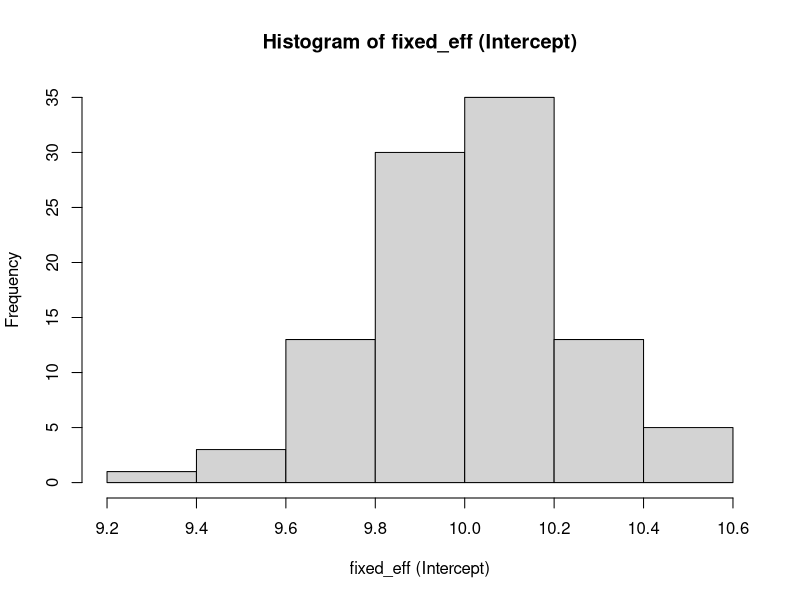
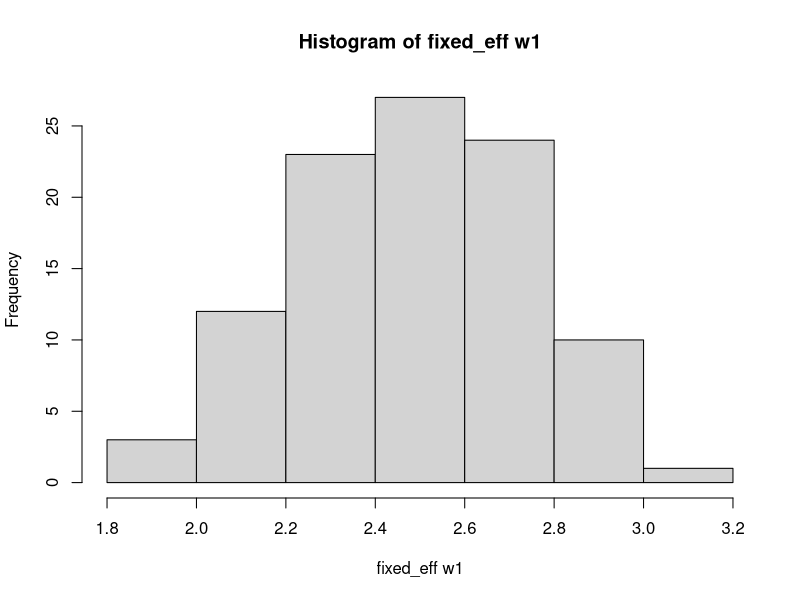
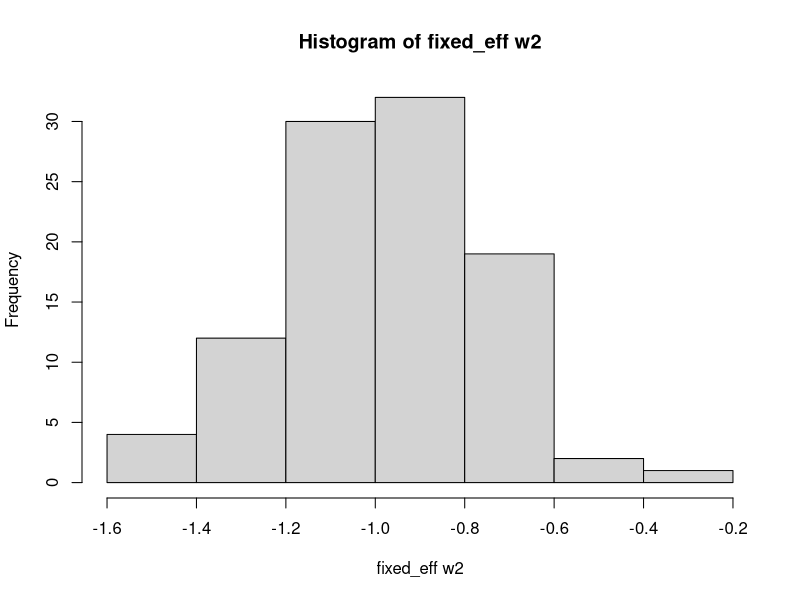
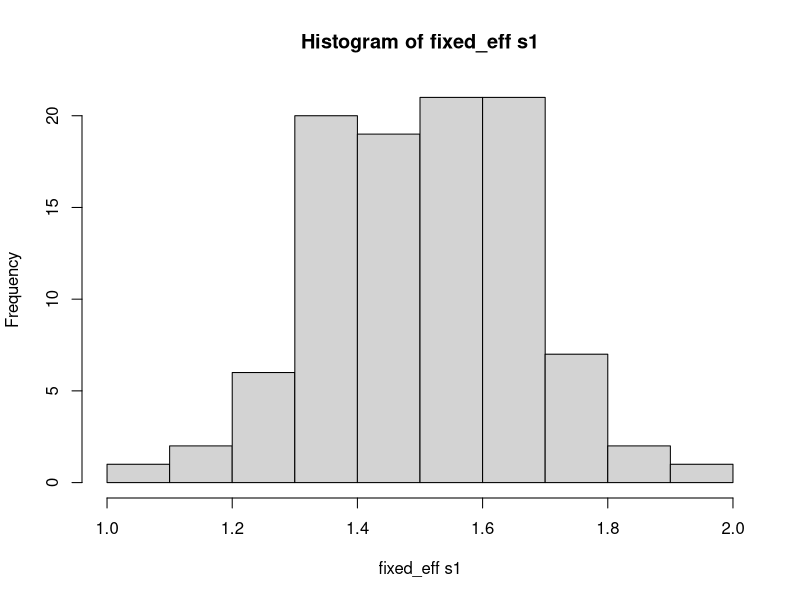
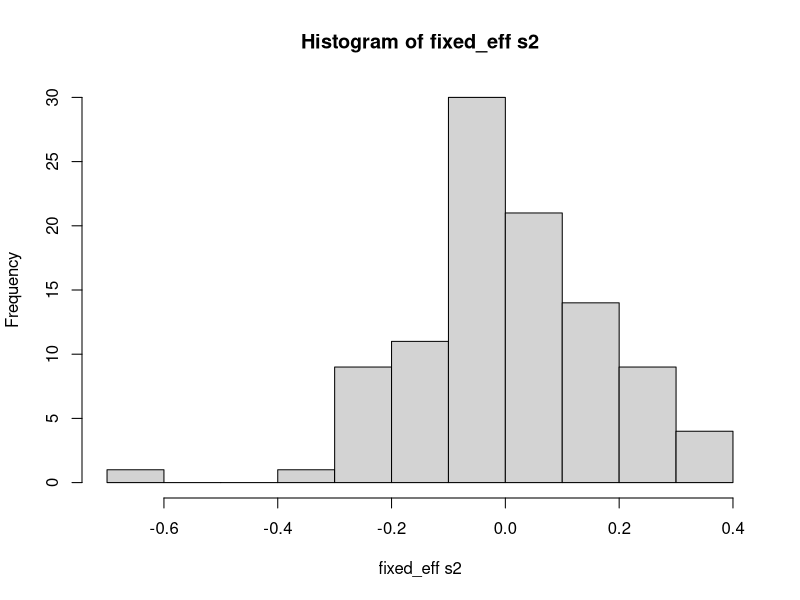
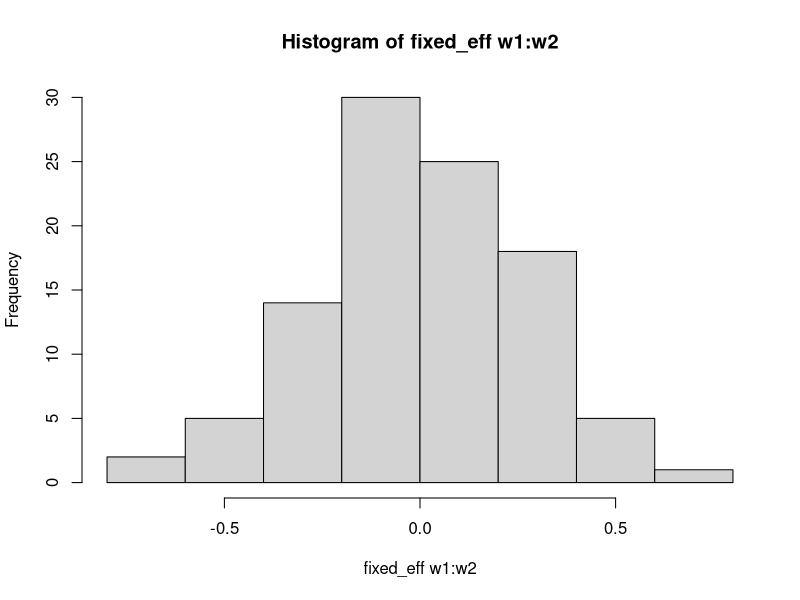
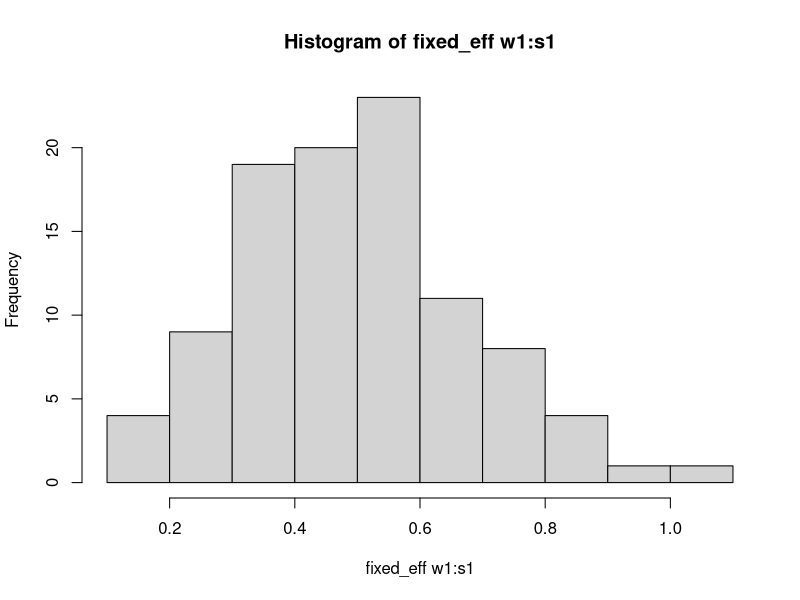
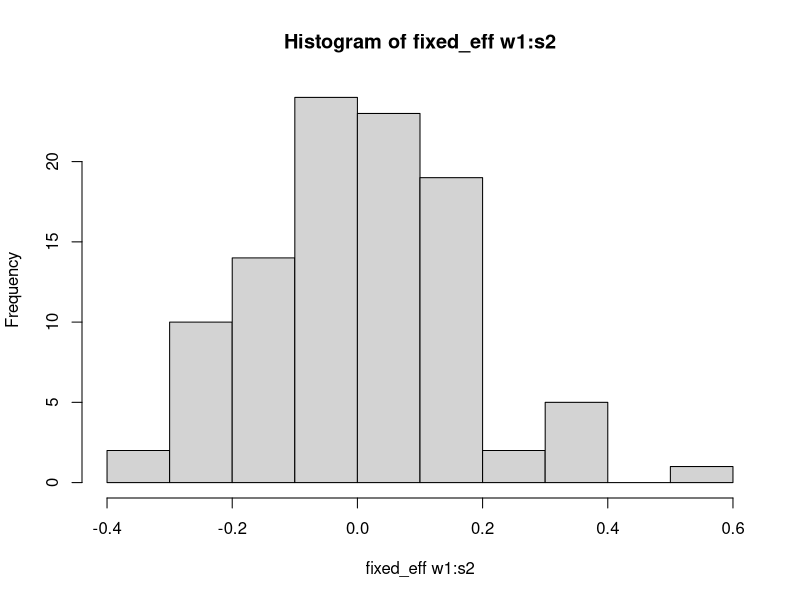

Recreate these plots in R, in order.
## ---- chunk 1
knitr::opts_chunk$set(echo = TRUE)
## ---- chunk 2

HTC <- 2
ETC <- 2
r <- 2
nsim <- 100

# Create the factors for the Design Matrix
w_names <- paste0("w", 1:HTC)
s_names <- paste0("s", 1:ETC)

# Create list of w and s variables
combined_list <- c(
  setNames(replicate(ETC, c(-1, 1), simplify = FALSE), s_names),
  setNames(replicate(HTC, c(-1, 1), simplify = FALSE), w_names)
)

# Create data frame of all combinations of w and s
df <- expand.grid(combined_list) #base experimental design
df_rep <- df[rep(seq_len(nrow(df)), r), ] #replicated experimental design
row.names(df_rep) <- NULL #make the row count sequential

# Build the formula for linear and interaction terms (no quadratic)
linear_terms <- c(w_names, s_names)
fo <- as.formula(
  paste("~ (", paste(linear_terms, collapse = " + "), ")^2")
)

# Create the model matrix
X <- model.matrix(fo, data = df_rep)
colnames(X)[1] <- '0'

## ---- chunk 3

library(lmerTest)

sigma2_W <- 0.2
sigma2_S <- 1

set.seed(1)
  dl <- as.factor(rep(seq(1, r*2^HTC), each = 2^ETC))  
    
  fixed_effect_names <- paste0("beta", colnames(X))
  
  # beta <- setNames(rnorm(length(fixed_effect_names)),
  # fixed_effect_names)  #assign values to fixed effect names
  effects <- c(10,2.5,-1,1.5,0,0,1/2,0,0,0,0)
  beta <- setNames(effects, fixed_effect_names)  #assign values to fixed effect names
  names(beta)[1] <- "beta*0"

#Simulation Function  
sim_data <- function(X, beta, sigma2_S, sigma2_W, dl) {
  
  mu <- X %*% beta
  n_groups <- length(unique(dl))
  
  
  delta <- rnorm(n_groups, mean = 0, sd = sqrt(sigma2_W))
  delta <- rep(delta, times = table(dl))
  
  epsilon <- rnorm(nrow(X), mean = 0, sd = sqrt(sigma2_S))
  
  Y <- mu + delta + epsilon
  
  df <- data.frame(delta, df_rep, Y)
  
  fo <- as.formula(
  paste("Y ~ (", paste(linear_terms, collapse = " + "), ")^2 + (1|delta)"))
  
  rmodel_p <- summary(lmer(fo, data = df))

  # Extract fixed effects estimates

 #   fixef_names <- rownames(rmodel_p$coefficients)
  fixed_effects <- rmodel_p$coefficients[, "Estimate"]
  pvalues <- rmodel_p$coefficients[, "Pr(>|t|)"]

   
 
# Extract and compute variance of random effects
  
  sigma2_W <- (as.numeric(rmodel_p$varcor$delta))
  sigma2_S <- (rmodel_p$sigma)^2
 
   # Combine into a data frame 
  dffe <- as.data.frame(t(fixed_effects))
  colnames(dffe) <- paste0("fixed_eff ", names(fixed_effects))
  dffp <- as.data.frame(t(pvalues))
  colnames(dffp) <- paste0("pvalue ", names(pvalues))
  df_out <- cbind(dffe, dffp)
  df_out$sigma2_W <- sigma2_W
  df_out$sigma2_S <- sigma2_S
  return(df_out)
  

}

# Set up empty data frame

sim_df <- data.frame()
  
#Run Simulation
for(i in 1:nsim){
 
  rmodel <- as.data.frame(sim_data(X, beta, sigma2_S = sigma2_S, sigma2_W = sigma2_W, dl))
  sim_df <- rbind(sim_df, rmodel)

}

#Plot Histograms of Fixed Effects
fixed_eff_cols <- grep("^fixed_eff", colnames(sim_df), value = TRUE)

  for (col in fixed_eff_cols) {
    hist(sim_df[[col]], main = paste("Histogram of", col), xlab = col)
}


#Plot Histograms of Variance Components
varcomp_cols <- grep("^sigma", colnames(sim_df), value = TRUE)
  for (col in varcomp_cols){
    hist(sim_df[[col]], main = paste("Histogram of", col), xlab = col)
}

#Statistical Significance
# Get the names of p-value columns
pval_cols <- grep("^pvalue", colnames(sim_df), value = TRUE)

# Create a logical matrix: TRUE if p-value < 0.05
sig_matrix <- sim_df[, pval_cols] < 0.05

#rename the columns of sig matrix TPR.
colnames(sig_matrix) <- gsub("pvalue", "TPR", colnames(sig_matrix))

# Compute proportion significant for each estimate
prop_sig <- colMeans(sig_matrix, na.rm = TRUE)

# Print results
print(prop_sig)
